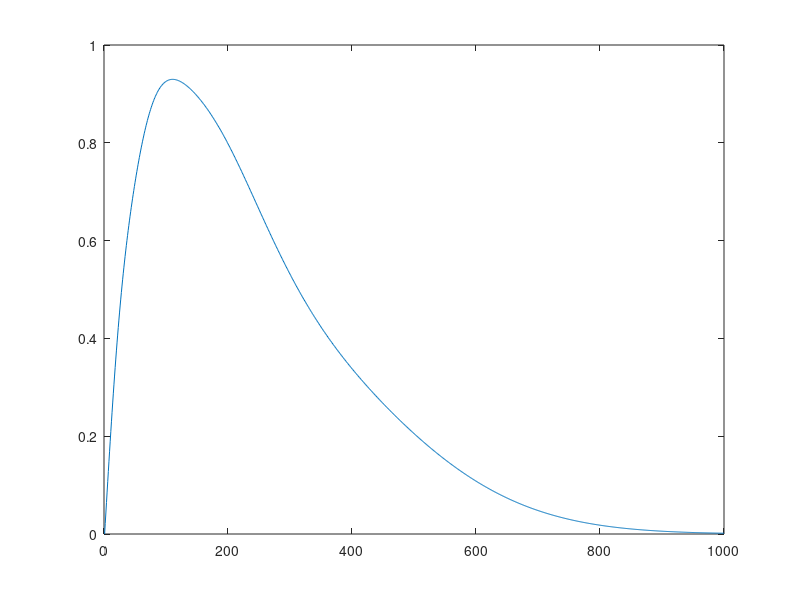

MATLAB code for this plot:
%clear all
clc

a = [0.297104, 1.236745, 5.749982, 38.216677];

h = zeros(4,4);
for i = 1:4
    for j = 1:4
        prefactor = (2*pi)/(a(i) + a(j));
        pifactor = sqrt( pi/(a(i) + a(j)) );
        h(i,j) = prefactor * ( 3*a(j)*pifactor/2 - ...
                                3*a(j)^2*pifactor/(2*(a(i) + a(j)))  - ...
                                2 );
    end
end

Q = zeros(4,4,4,4);
for p = 1:4
    for r = 1:4
        for q = 1:4
            for s = 1:4
                Q(p,r,q,s) = 2*pi^(5/2) / ...
                    ( (a(p) + a(q))*(a(r) + a(s))*sqrt(a(p) + a(q) + a(r) + a(s)) );
            end
        end
    end
end


S = zeros(4,4);
for p = 1:4
    for q = 1:4
        S(p,q) = 4*pi*sqrt(pi/(a(p)+a(q)))/(4*(a(p)+a(q)));
    end
end

C = ones(4,1);
C = C/sqrt(C'*S*C);

F = zeros(4,4);

energyChange = 1;
oldEnergy = 10;
energy = 0;
while energyChange > 1e-6
    for p = 1:4
        for q = 1:4
            temp = 0;
            for r = 1:4
                for s = 1:4
                    temp = temp + Q(p,r,q,s)*C(r)*C(s);
                end
            end
            F(p,q) = h(p,q) + temp;
        end
    end

    [eigVectors,eigValues] = eig(F, S);

    eigValues = eigValues(eigValues ~= 0);
    [~,index] = min(eigValues);

    C = eigVectors(:,index);
    C = C/sqrt(C'*S*C);

    temp = 0;
    for p = 1:4
        for q = 1:4
            for r = 1:4
                for s = 1:4
                    temp = temp + Q(p,r,q,s)*C(p)*C(q)*C(r)*C(s);
                end
            end
        end
    end
    oldEnergy = energy;
    energy = 2*C'*h*C + temp;
    
    energyChange = abs(oldEnergy - energy);

end

energy

% Plotting stuff

nPoints = 1000;
rMax = 5;
radius = linspace(0,rMax,nPoints);

chi = @(rad) [exp(-a(1)*rad^2), exp(-a(2)*rad^2), exp(-a(3)*rad^2), exp(-a(4)*rad^2) ];
phi = @(rad) chi(rad)*C;
y = zeros(1,nPoints);
for ri = 1:nPoints
    y(ri) = phi(radius(ri))^2;
end

norm = trapz(y)*rMax/(nPoints-1);

phiValues = zeros(1,nPoints);
for ri = 1:nPoints
    phiValues(ri) = (1/sqrt(norm))*phi(radius(ri));
end

plot(radius, phiValues)
xlabel('Radius [au]','FontSize',14)
ylabel('\psi(r)','FontSize',14)
%saveas(gcf,'task1.png','png')

save('helium_coefficient.mat','C')


%%

u = sqrt(4*pi).*radius.*phiValues;
norm = sqrt(trapz(radius, u.^2))
u = (1/norm).*u;
plot(u)
